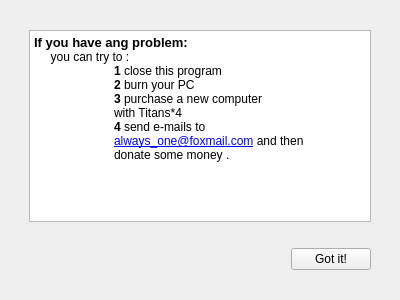
<?xml version="1.0" encoding="UTF-8"?>
<ui version="4.0">
 <class>usersWidget</class>
 <widget class="QWidget" name="usersWidget">
  <property name="geometry">
   <rect>
    <x>0</x>
    <y>0</y>
    <width>400</width>
    <height>300</height>
   </rect>
  </property>
  <property name="windowTitle">
   <string>User's Guide</string>
  </property>
  <property name="windowIcon">
   <iconset resource="image.qrc">
    <normaloff>:/image/logo.png</normaloff>:/image/logo.png</iconset>
  </property>
  <layout class="QGridLayout" name="gridLayout">
   <item row="0" column="1">
    <spacer name="verticalSpacer_3">
     <property name="orientation">
      <enum>Qt::Vertical</enum>
     </property>
     <property name="sizeHint" stdset="0">
      <size>
       <width>20</width>
       <height>7</height>
      </size>
     </property>
    </spacer>
   </item>
   <item row="1" column="0">
    <spacer name="horizontalSpacer_4">
     <property name="orientation">
      <enum>Qt::Horizontal</enum>
     </property>
     <property name="sizeHint" stdset="0">
      <size>
       <width>1</width>
       <height>20</height>
      </size>
     </property>
    </spacer>
   </item>
   <item row="1" column="1" colspan="2">
    <widget class="QTextBrowser" name="textBrowser">
     <property name="html">
      <string>&lt;!DOCTYPE HTML PUBLIC &quot;-//W3C//DTD HTML 4.0//EN&quot; &quot;http://www.w3.org/TR/REC-html40/strict.dtd&quot;&gt;
&lt;html&gt;&lt;head&gt;&lt;meta name=&quot;qrichtext&quot; content=&quot;1&quot; /&gt;&lt;style type=&quot;text/css&quot;&gt;
p, li { white-space: pre-wrap; }
&lt;/style&gt;&lt;/head&gt;&lt;body style=&quot; font-family:'SimSun'; font-size:9pt; font-weight:400; font-style:normal;&quot;&gt;
&lt;p style=&quot; margin-top:0px; margin-bottom:0px; margin-left:0px; margin-right:0px; -qt-block-indent:0; text-indent:0px;&quot;&gt;&lt;span style=&quot; font-size:10pt; font-weight:600;&quot;&gt;If you have ang problem:&lt;/span&gt; &lt;/p&gt;
&lt;p style=&quot; margin-top:0px; margin-bottom:0px; margin-left:0px; margin-right:0px; -qt-block-indent:0; text-indent:0px;&quot;&gt;     you can try to : &lt;/p&gt;
&lt;p style=&quot; margin-top:0px; margin-bottom:0px; margin-left:0px; margin-right:0px; -qt-block-indent:0; text-indent:0px;&quot;&gt;	&lt;span style=&quot; font-weight:600;&quot;&gt;1&lt;/span&gt; close this program &lt;/p&gt;
&lt;p style=&quot; margin-top:0px; margin-bottom:0px; margin-left:0px; margin-right:0px; -qt-block-indent:0; text-indent:0px;&quot;&gt;	&lt;span style=&quot; font-weight:600;&quot;&gt;2&lt;/span&gt; burn your PC &lt;/p&gt;
&lt;p style=&quot; margin-top:0px; margin-bottom:0px; margin-left:0px; margin-right:0px; -qt-block-indent:0; text-indent:0px;&quot;&gt;	&lt;span style=&quot; font-weight:600;&quot;&gt;3&lt;/span&gt; purchase a new computer &lt;/p&gt;
&lt;p style=&quot; margin-top:0px; margin-bottom:0px; margin-left:0px; margin-right:0px; -qt-block-indent:0; text-indent:0px;&quot;&gt;	with Titans*4 &lt;/p&gt;
&lt;p style=&quot; margin-top:0px; margin-bottom:0px; margin-left:0px; margin-right:0px; -qt-block-indent:0; text-indent:0px;&quot;&gt;	&lt;span style=&quot; font-weight:600;&quot;&gt;4&lt;/span&gt; send e-mails to &lt;/p&gt;
&lt;p style=&quot; margin-top:0px; margin-bottom:0px; margin-left:0px; margin-right:0px; -qt-block-indent:0; text-indent:0px;&quot;&gt;	&lt;a href=&quot;202.118.26.80&quot;&gt;&lt;span style=&quot; text-decoration: underline; color:#0000ff;&quot;&gt;always_one@foxmail.com&lt;/span&gt;&lt;/a&gt; and then &lt;/p&gt;
&lt;p style=&quot; margin-top:0px; margin-bottom:0px; margin-left:0px; margin-right:0px; -qt-block-indent:0; text-indent:0px;&quot;&gt;	donate some money . &lt;/p&gt;&lt;/body&gt;&lt;/html&gt;</string>
     </property>
     <property name="openExternalLinks">
      <bool>true</bool>
     </property>
    </widget>
   </item>
   <item row="1" column="3">
    <spacer name="horizontalSpacer_3">
     <property name="orientation">
      <enum>Qt::Horizontal</enum>
     </property>
     <property name="sizeHint" stdset="0">
      <size>
       <width>10</width>
       <height>20</height>
      </size>
     </property>
    </spacer>
   </item>
   <item row="2" column="2">
    <spacer name="verticalSpacer_2">
     <property name="orientation">
      <enum>Qt::Vertical</enum>
     </property>
     <property name="sizeHint" stdset="0">
      <size>
       <width>20</width>
       <height>7</height>
      </size>
     </property>
    </spacer>
   </item>
   <item row="3" column="1">
    <spacer name="horizontalSpacer">
     <property name="orientation">
      <enum>Qt::Horizontal</enum>
     </property>
     <property name="sizeHint" stdset="0">
      <size>
       <width>256</width>
       <height>20</height>
      </size>
     </property>
    </spacer>
   </item>
   <item row="3" column="2">
    <widget class="QPushButton" name="pushButton_userguide">
     <property name="cursor">
      <cursorShape>PointingHandCursor</cursorShape>
     </property>
     <property name="text">
      <string>Got it!</string>
     </property>
    </widget>
   </item>
   <item row="3" column="3">
    <spacer name="horizontalSpacer_2">
     <property name="orientation">
      <enum>Qt::Horizontal</enum>
     </property>
     <property name="sizeHint" stdset="0">
      <size>
       <width>6</width>
       <height>10</height>
      </size>
     </property>
    </spacer>
   </item>
   <item row="4" column="2">
    <spacer name="verticalSpacer">
     <property name="orientation">
      <enum>Qt::Vertical</enum>
     </property>
     <property name="sizeHint" stdset="0">
      <size>
       <width>20</width>
       <height>7</height>
      </size>
     </property>
    </spacer>
   </item>
  </layout>
 </widget>
 <resources>
  <include location="image.qrc"/>
 </resources>
 <connections>
  <connection>
   <sender>pushButton_userguide</sender>
   <signal>clicked()</signal>
   <receiver>usersWidget</receiver>
   <slot>close()</slot>
   <hints>
    <hint type="sourcelabel">
     <x>334</x>
     <y>257</y>
    </hint>
    <hint type="destinationlabel">
     <x>199</x>
     <y>149</y>
    </hint>
   </hints>
  </connection>
 </connections>
</ui>
